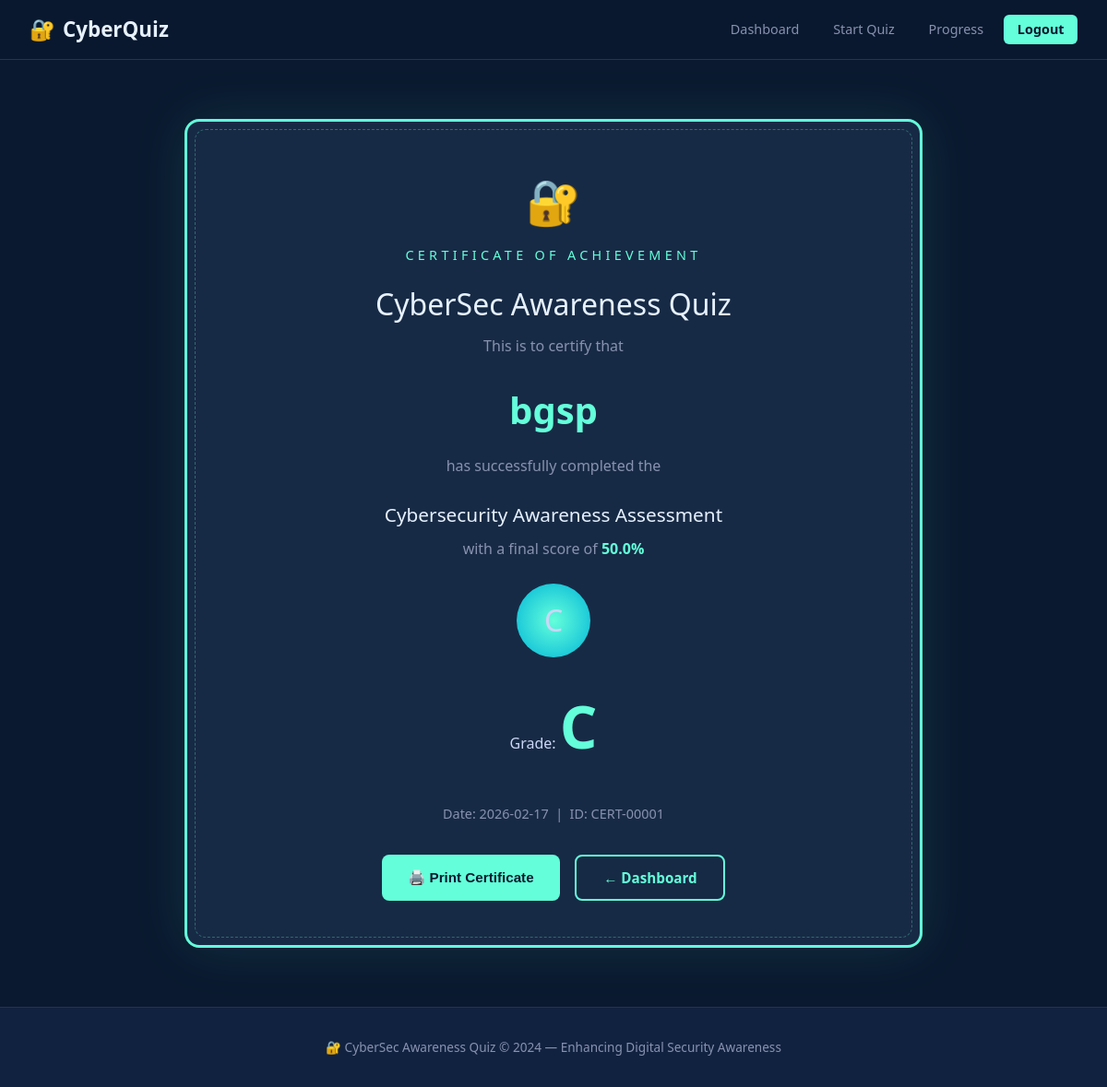
Screenshot of /certificate/1 (signed in) with the database file from the repository.
### tables this page shows
CREATE TABLE users (
            user_id INTEGER PRIMARY KEY AUTOINCREMENT,
            name TEXT NOT NULL,
            email TEXT UNIQUE NOT NULL,
            password_hash TEXT NOT NULL,
            role TEXT DEFAULT 'user',
            created_at TIMESTAMP DEFAULT CURRENT_TIMESTAMP
        );

CREATE TABLE results (
            result_id INTEGER PRIMARY KEY AUTOINCREMENT,
            user_id INTEGER NOT NULL,
            score INTEGER NOT NULL,
            total_questions INTEGER NOT NULL,
            percentage REAL NOT NULL,
            grade TEXT NOT NULL,
            time_taken INTEGER DEFAULT 0,
            date_time TIMESTAMP DEFAULT CURRENT_TIMESTAMP,
            FOREIGN KEY (user_id) REFERENCES users(user_id)
        );

### app.py (the view)
@app.route('/certificate/<int:result_id>')
@login_required
def certificate(result_id):
    conn = get_db()
    res = conn.execute("""SELECT r.*,u.name,u.email FROM results r JOIN users u ON r.user_id=u.user_id
        WHERE r.result_id=? AND r.user_id=?""",(result_id, session['user_id'])).fetchone()
    conn.close()
    if not res or res['grade']=='D':
        flash('Certificate only for grades A, B, C.','warning'); return redirect(url_for('dashboard'))
    return render_template('certificate.html', res=res)

### app.py (called while the page is built)
def get_db():
    conn = sqlite3.connect(DB_PATH)
    conn.row_factory = sqlite3.Row
    return conn

def login_required(f):
    @wraps(f)
    def decorated(*args, **kwargs):
        if 'user_id' not in session:
            flash('Please login to continue.','warning')
            return redirect(url_for('login'))
        return f(*args, **kwargs)
    return decorated

### templates/certificate.html (shortened to what this page needs)
{% extends "base.html" %}
{% block content %}
<div style="padding:2rem">
  <div class="certificate-wrapper fade-in">
    <div class="cert-border"></div>
    <div class="cert-logo">🔐</div>
    <div class="cert-title">Certificate of Achievement</div>
    <div class="cert-heading">CyberSec Awareness Quiz</div>
    <div class="cert-subtitle">This is to certify that</div>
    <div class="cert-name">{{ res.name }}</div>
    <div class="cert-subtitle">has successfully completed the</div>
    <div style="font-size:1.3rem;color:var(--white);margin:0.5rem 0">Cybersecurity Awareness Assessment</div>
    <div style="color:var(--text-light);margin-bottom:1rem">with a final score of <strong style="color:var(--accent)">{{ res.percentage }}%</strong></div>
    <div class="cert-seal">{{ res.grade }}</div>
    <div>Grade: <span class="cert-grade">{{ res.grade }}</span></div>
    <div class="cert-date">
      Date: {{ res.date_time[:10] }} &nbsp;|&nbsp; ID: CERT-{{ '%05d' % res.result_id }}
    </div>
    <div style="display:flex;justify-content:center;gap:1rem;margin-top:2rem;flex-wrap:wrap" class="no-print">
      <button onclick="window.print()" class="btn btn-primary">🖨️ Print Certificate</button>
      <a href="{{ url_for('dashboard') }}" class="btn btn-outline">← Dashboard</a>
    </div>
  </div>
</div>
{% endblock %}

### static/css/style.css (style rules this page uses)
:root { --primary: #0a192f; --secondary: #112240; --accent: #64ffda; --accent2: #00b4d8; --danger: #e63946; --warning: #f4a261; --success: #52b788; --text: #ccd6f6; --text-light: #8892b0; --white: #e6f1ff; --card-bg: #172a45; --border: #233554; --shadow: 0 10px 40px rgba(0,0,0,0.4); --radius: 12px; --font: 'Segoe UI', system-ui, sans-serif; }
* { margin: 0; padding: 0; box-sizing: border-box; }
body { font-family: var(--font); background: var(--primary); color: var(--text); min-height: 100vh; line-height: 1.6; }
.btn { display: inline-flex; align-items: center; gap: 0.4rem; padding: 0.7rem 1.8rem; border-radius: 8px; font-size: 0.95rem; font-weight: 600; cursor: pointer; border: none; text-decoration: none; transition: all 0.2s; }
.btn-primary { background: var(--accent); color: var(--primary); }
.btn-outline { background: transparent; color: var(--accent); border: 2px solid var(--accent); }
.certificate-wrapper { max-width: 800px; margin: 2rem auto; background: var(--card-bg); border: 3px solid var(--accent); border-radius: 16px; padding: 3rem; position: relative; text-align: center; box-shadow: 0 0 60px rgba(100,255,218,0.1); }
.cert-border { position: absolute; inset: 8px; border: 1px dashed rgba(100,255,218,0.3); border-radius: 12px; pointer-events: none; }
.cert-logo { font-size: 3rem; margin-bottom: 0.5rem; }
.cert-title { font-size: 0.9rem; letter-spacing: 0.3em; color: var(--accent); text-transform: uppercase; margin-bottom: 1rem; }
.cert-heading { font-size: 2rem; color: var(--white); margin-bottom: 0.5rem; }
.cert-subtitle { color: var(--text-light); margin-bottom: 1.5rem; }
.cert-name { font-size: 2.5rem; color: var(--accent); font-weight: 700; margin: 1rem 0; }
.cert-grade { font-size: 4rem; font-weight: 700; color: var(--accent); }
.cert-date { color: var(--text-light); font-size: 0.9rem; margin-top: 2rem; }
.cert-seal { width: 80px; height: 80px; background: radial-gradient(circle, var(--accent), var(--accent2)); border-radius: 50%; margin: 1.5rem auto; display: flex; align-items: center; justify-content: center; font-size: 2rem; }
.fade-in { animation: fadeIn 0.4s ease; }

### rows the page displays
users: name "bgsp"
results: percentage "50.0", grade "C", date_time "2026-02-17", result_id "00001"
